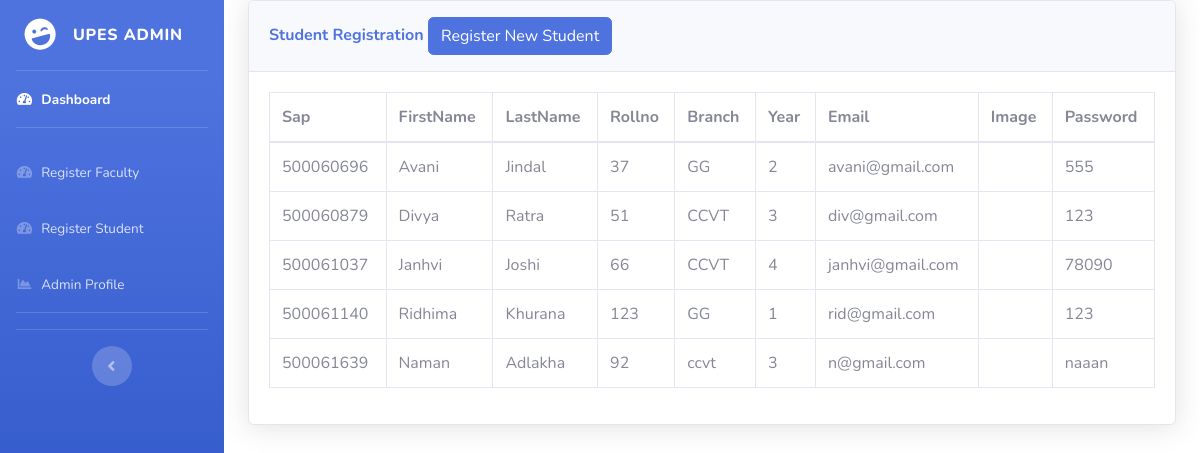
The app's page /admin/registerStudent.php (signed in) with its own data.
### tables this page shows
CREATE TABLE `students` (
  `Sap` int(11) NOT NULL,
  `FirstName` varchar(50) NOT NULL,
  `LastName` varchar(50) NOT NULL,
  `Rollno` int(11) NOT NULL,
  `Branch` varchar(50) NOT NULL,
  `Year` int(11) NOT NULL,
  `Email` varchar(50) NOT NULL,
  `Phoneno` bigint(10) NOT NULL,
  `Image` varchar(200) NOT NULL,
  `Password` varchar(50) NOT NULL
);

### admin/registerStudent.php (the view, shortened to what this page needs)
<?php
include('includes/header.php');
include('includes/navbar.php');
?>
<div class="container-fluid">
<div class="card shadow mb-4">
<div class="card-header py-3">
    <h6 class="m-0 font-weight-bold text-primary">Student Registration
    <button type="button" class="btn btn-primary" data-toggle="modal" data-target="#addadminprofile">
  Register New Student
</button>
    </h6>
</div>
<div class="card-body">
    <div class="table-responsive">
      <?php
        $connection= mysqli_connect('localhost','root','');
        mysqli_select_db($connection,'minor');
        $query="select * from students";
        $result=mysqli_query($connection,$query);
      ?>
        <table class="table table-bordered" id="dataTable" width="100%" cellspacing="0">
            <thead>
            <tr>
                <th>Sap</th>
                <th>FirstName</th>
                <th>LastName</th>
                <th>Rollno</th>
                <th>Branch</th>
                <th>Year</th>
                <th>Email</th>
                <th>Image</th>
                <th>Password</th>
            </tr>
            </thead>
            <tbody>
            <?php
                while($row= mysqli_fetch_assoc($result))
                {
             ?>
                <tr>
                    <td><?php echo $row['Sap']; ?></td>
                    <td><?php echo $row['FirstName']; ?></td>
                    <td><?php echo $row['LastName']; ?></td>
                    <td><?php echo $row['Rollno']; ?></td>
                    <td><?php echo $row['Branch']; ?></td>
                    <td><?php echo $row['Year']; ?></td>
                    <td><?php echo $row['Email']; ?></td>
					<td><?php echo $row['Image']; ?></td>
					<td><?php echo $row['Password']; ?></td>
                </tr>
             <?php
                }
            ?>
            </tbody>
        </table>
        </div>
</div>
</div>

### records on screen
students: Sap "500060696", FirstName "Avani", LastName "Jindal", Rollno "37", Branch "GG", Year "2", Email "avani@gmail.com", Password "555"
students: Sap "500060879", FirstName "Divya", LastName "Ratra", Rollno "51", Branch "CCVT", Year "3", Email "div@gmail.com", Password "123"
students: Sap "500061037", FirstName "Janhvi", LastName "Joshi", Rollno "66", Branch "CCVT", Year "4", Email "janhvi@gmail.com", Password "78090"
students: Sap "500061140", FirstName "Ridhima", LastName "Khurana", Rollno "123", Branch "GG", Year "1", Email "rid@gmail.com", Password "123"
students: Sap "500061639", FirstName "Naman", LastName "Adlakha", Rollno "92", Branch "ccvt", Year "3", Email "n@gmail.com", Password "naaan"
